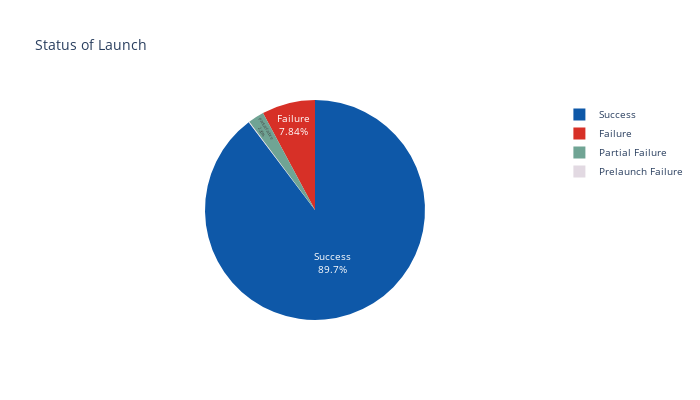

Notebook cell for this chart:
### Code cell
m = a['Status Mission'].value_counts()
mf = go.Figure([go.Pie(labels=m.keys(),values=m.values,textposition='inside', textinfo='percent+label',marker={'colors':["0e58a8","rgb(215,48,39)","rgb(112,164,148)","e2d9e2"]})])
mf.update_layout(title_text='Status of Launch', font_size=10, autosize=False, width=700, height=400)

### Figure 1 — Plotly figure (JSON) as saved in the notebook; plotly's stock layout.template omitted (floating-point values rounded to 4 significant figures)
{"data": [{"labels": ["Success", "Failure", "Partial Failure", "Prelaunch Failure"], "marker": {"colors": ["0e58a8", "rgb(215,48,39)", "rgb(112,164,148)", "e2d9e2"]}, "textinfo": "percent+label", "textposition": "inside", "type": "pie", "values": [3879, 339, 102, 4]}], "layout": {"autosize": false, "font": {"size": 10}, "height": 400, "title": {"text": "Status of Launch"}, "width": 700}}
